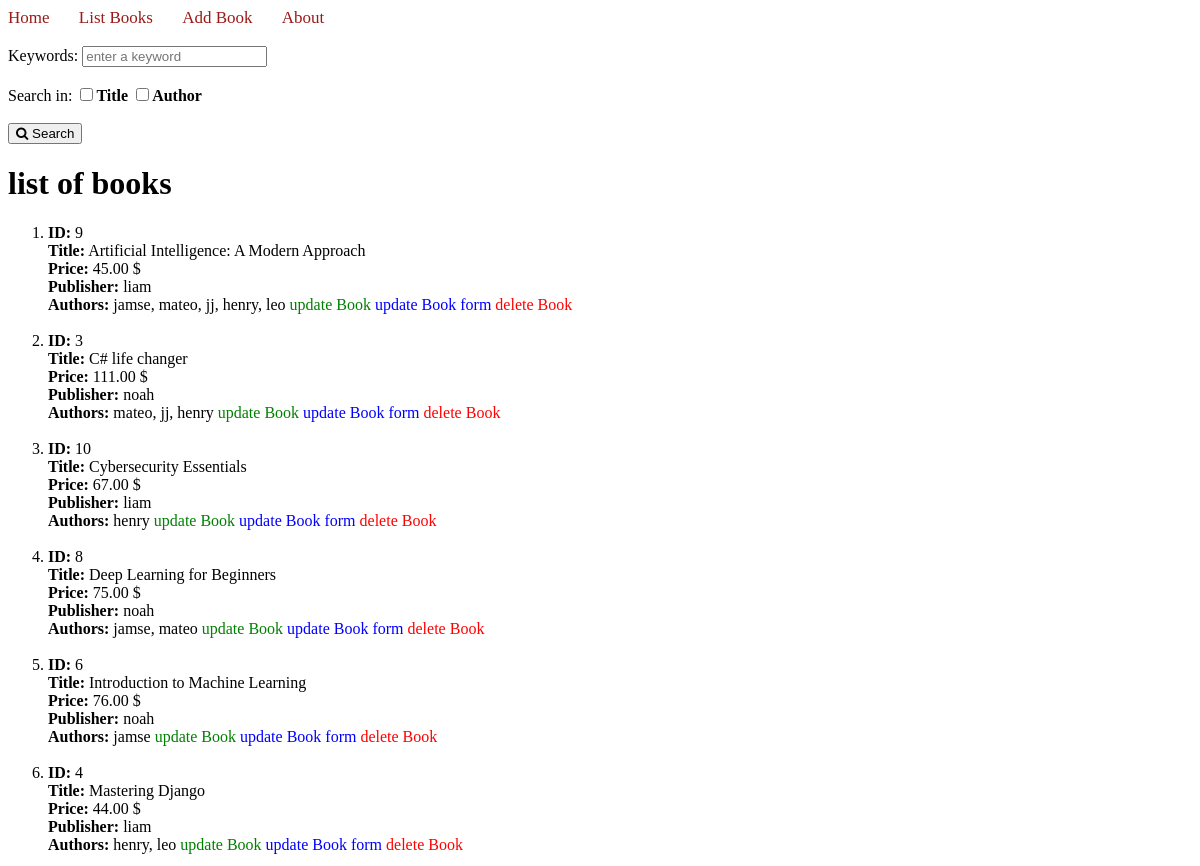
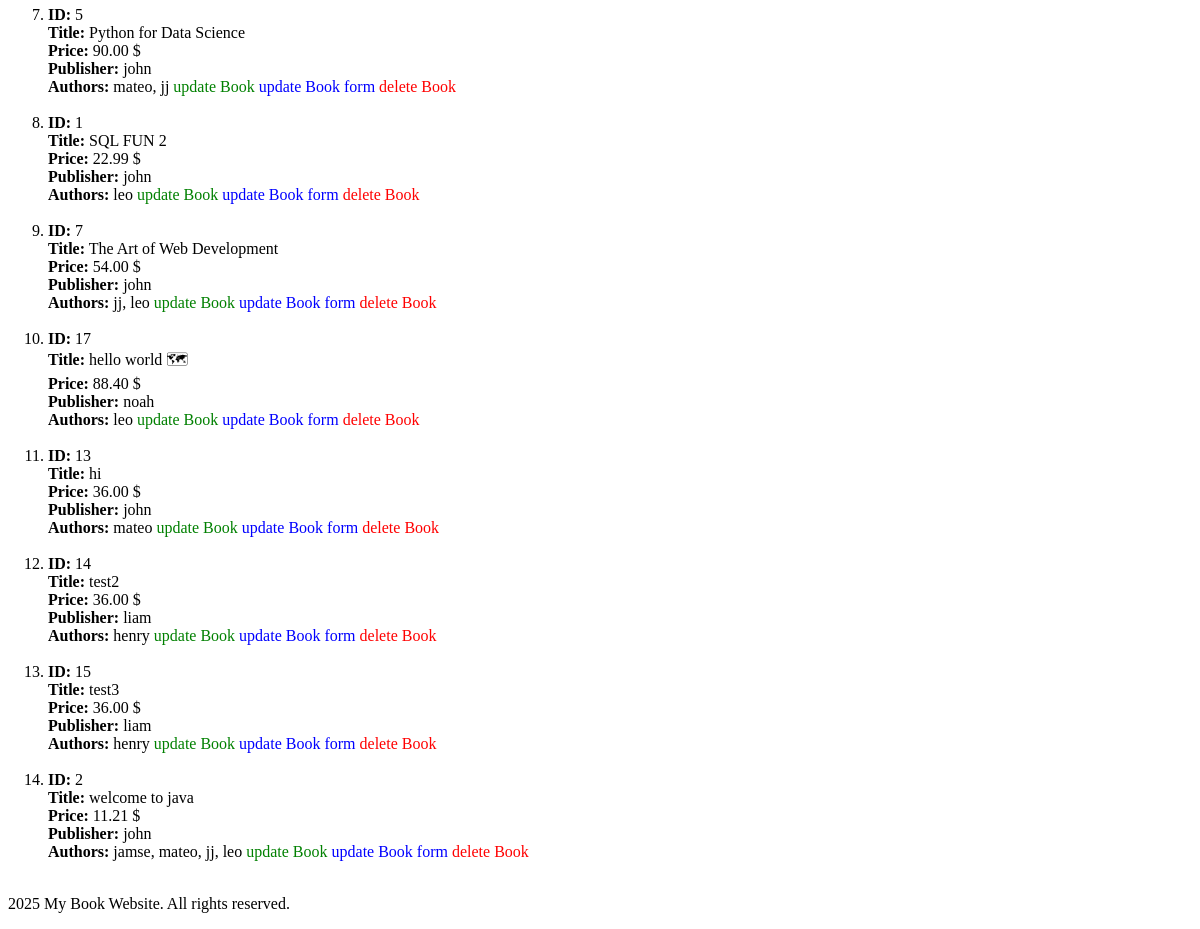
/books/simple/query/, run on the app's committed database (2 pictures, top to bottom).
### apps/bookmodule/models.py (models this page shows)
class Book(models.Model):
     title = models.CharField(max_length = 50)
     price = models.DecimalField(max_digits=10, decimal_places=2)
     rating = models.SmallIntegerField(default = 1)
     pubdate= models.DateTimeField(default=timezone.now)
     author = models.ManyToManyField(Author)
     publisher = models.ForeignKey(Publisher, on_delete=models.CASCADE, null=True)
     class Meta:
         ordering = ['title']

class Publisher(models.Model):
    name = models.CharField(max_length=100)
    location = models.CharField(max_length=300)

class Author(models.Model):
    name = models.CharField(max_length= 300)

### apps/bookmodule/views.py (the view)
# urls.py: path('simple/query/', views.simple_query, name='books.simple_query'),
def simple_query(request):
 mybooks=Book.objects.all() # <- multiple objects
 if len(mybooks)>=1:
     return render(request, 'bookmodule/list_books.html', {'books':mybooks})
 else:
     return render(request, 'bookmodule/index.html')

### apps/templates/bookmodule/list_books.html (shortened to what this page needs)
{% extends "layouts/base.html" %}
{% load static %}
{% block content %}
<h1> list of books </h1>
<ol >
  {% for i in books %}
    <li  >
      <strong>ID:</strong> {{ i.id }} <br>
      <strong>Title:</strong> {{ i.title }} <br>
      <strong>Price:</strong> {{ i.price }} $ <br>
      <strong>Publisher:</strong> {{ i.publisher.name }} <br>
      <strong>Authors:</strong>
      {% for author in i.author.all %}
        {{ author.name }}{% if not forloop.last %}, {% endif %}
      {% empty %}
        No authors
      {% endfor %}
      <a href="{% url 'books.updatebook' i.id %}"style = 'color : green ; ' >  update Book  </a>
      <a href="{% url 'books.updatebookf' i.id %}" >  update Book form    </a>
      <a href="{% url 'deleteBook' i.id %}" style = 'color : red ; '>  delete Book    </a>
    </li>
    <br>
  {% endfor %}
</ol>
{% endblock content %}

### apps/static/style.css (style rules this page uses)
a { color: blue; text-decoration: none !important ; }

### data on the page
Book: id "9", title "Artificial Intelligence: A Modern Approach", price "45.00", publisher.name "liam"
Author: name "jamse"
Author: name "mateo"
Author: name "jj"
Author: name "henry"
Author: name "leo"
Book: id "3", title "C# life changer", price "111.00", publisher.name "noah"
Book: id "10", title "Cybersecurity Essentials", price "67.00", publisher.name "liam"
Book: id "8", title "Deep Learning for Beginners", price "75.00", publisher.name "noah"
Book: id "6", title "Introduction to Machine Learning", price "76.00", publisher.name "noah"
Book: id "4", title "Mastering Django", price "44.00", publisher.name "liam"
Book: id "5", title "Python for Data Science", price "90.00", publisher.name "john"
Book: id "1", title "SQL FUN 2", price "22.99", publisher.name "john"
Book: id "7", title "The Art of Web Development", price "54.00", publisher.name "john"
Book: id "17", title "hello world 🗺", price "88.40", publisher.name "noah"
Book: id "13", title "hi", price "36.00", publisher.name "john"
Book: id "14", title "test2", price "36.00", publisher.name "liam"
Book: id "15", title "test3", price "36.00", publisher.name "liam"
Book: id "2", title "welcome to java", price "11.21", publisher.name "john"
